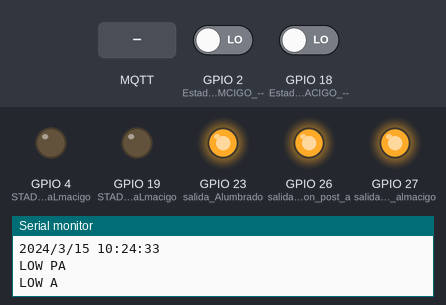
A sketch run on a simulated ESP32. On the bench: output pins drawn as LEDs (lit = HIGH), the last lines printed to the serial monitor. The test bench sets the inputs (shaded band); at power-on: GPIO 18 (Estado_POST_ALMACIGO_--) LOW, GPIO 2 (Estado_ALAMCIGO_--) LOW. WiFi joins after 1.5 s; servers stay silent unless stated; the local clock reads 2024-03-15 10:24:30 at power-on unless the sketch sets it; random numbers use the default seed unless the sketch sets one; no MQTT or app messages arrive unless stated.

Above: at 3.7 s.
3.8 s: GPIO 18 (Estado_POST_ALMACIGO_--) driven HIGH
At 5.4 s:
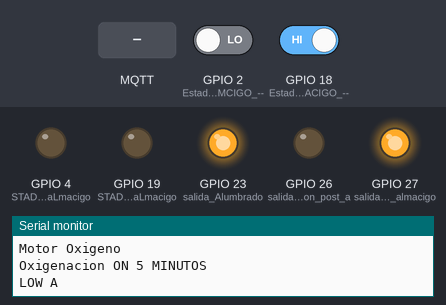
6.0 s: GPIO 2 (Estado_ALAMCIGO_--) driven HIGH
8.0 s: MQTT message "N" arrives on the first subscribed topic
10.0 s: MQTT message "F" arrives on the first subscribed topic
12.0 s: MQTT message "1" arrives on the first subscribed topic
Timing chart, 0 to 15.0 s (numbered marks = the images above; inputs shaded):
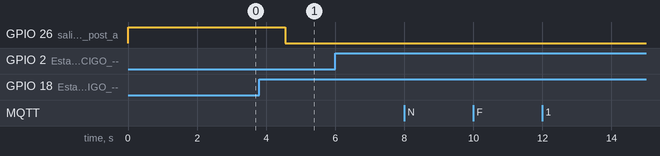

Measured:
- after the input at 3.8 s, GPIO 26 (salida_oxigenacion_post_a): HIGH → LOW after 0.76 s

The sketch:

modulo1_esp32.ino
```cpp
#include <WiFi.h>
#include <PubSubClient.h>
#include "RTClib.h"
/*
  Modulo 1
  RTC
  estado almacigo Auto (riego 2 seg - 6 12 18) - envio humedad suelo - cada 1 hora
  estado post almacigo Auto (oxigenacion 5 min 6 a 18)
  bomba almacigo
  bomba post almacigo
  alumbrado
*/
RTC_DS3231 rtc;

int contconexion = 0;

const char *ssid = "WLAN_LUZ";
const char *password = "Churucutitobb260520$";

char   SERVER[50]   = "192.168.10.14";
int    SERVERPORT   =  1883;

String USERNAME = "modulo1";

const char* usernameMqtt = "yon";
char   PASSWORD[50] = "mujer";  //mqtt mosquito en rpi

char PLACA[50];

char valueStr[15];

String strhralmacigo = "";

char HRALMACIGO[50];

char SALIDARIEGOALMACIGO[50];
char SALIDAOXIGENACIONPOSTALMACIGO[50];
char SALIDAALUMBRADO[50];

char ESTADOALMACIGO[50];
char ESTADOPOSTALMACIGO[50];

//-------------------Variable Horas para RTC-----------------------
int segundo;
int minuto;
int hora;

//-----------------Variable HUMEDAD--------------------------------------------------------
const int AirValue = 4095;   //   Value_1 => 1024 x 4 = 0 - 4095
const int WaterValue = 2240;  //  Value_2 => 592

//------------------------------------
WiFiClient espClient;
PubSubClient client(espClient);

//------------------------CALLBACK-----------------------------
void callback(char* topic, byte* payload, unsigned int length) {

  char PAYLOAD[5] = "    ";

  Serial.print("Mensaje Recibido: [");
  Serial.print(topic);
  Serial.print("] ");
  for (int i = 0; i < length; i++) {
    PAYLOAD[i] = (char)payload[i];
  }
  Serial.println(PAYLOAD);

  if (String(topic) ==  String(ESTADOPOSTALMACIGO)) {
    if (payload[1] == 'N'){
     digitalWrite(19, HIGH);      // GPIO 19
    }
    if (payload[1] == 'F'){
     digitalWrite(19, LOW);       //  GPIO 19
    }
  }

  if (String(topic) ==  String(ESTADOALMACIGO)) {
    if (payload[1] == 'N'){
        digitalWrite(4, HIGH);      //  - GPIO 4
    }
    if (payload[1] == 'F'){
      digitalWrite(4, LOW);       //  - GPIO 4
    }
  }

  if (String(topic) ==  String(SALIDARIEGOALMACIGO)) {
    if (payload[1] == 'N'){
     digitalWrite(27, LOW);      // GPIO 27 cambiar para rele HIGH -> LOW
    }
    if (payload[1] == 'F'){
     digitalWrite(27, HIGH);       //  GPIO 27 cambiar para rele LOW -> HIGH
    }
  }

  if (String(topic) ==  String(SALIDAOXIGENACIONPOSTALMACIGO)) {
    if (payload[1] == 'N'){
        digitalWrite(26, LOW);      // D6 - GPIO 26 cambiar para rele HIGH -> LOW
    }
    if (payload[1] == 'F'){
      digitalWrite(26, HIGH);       // D6 - GPIO 26  cambiar para rele LOW -> HIGH
    }
  }

  if (String(topic) ==  String(SALIDAALUMBRADO)) {
    if (payload[1] == 'N'){
        digitalWrite(23, LOW);      // D6 - GPIO 26 cambiar para rele HIGH -> LOW
    }
    if (payload[1] == 'F'){
      digitalWrite(23, HIGH);       // D6 - GPIO 26  cambiar para rele LOW -> HIGH
    }
  }
}

//------------------------RECONNECT-----------------------------
void reconnect() {
  uint8_t retries = 3;
  // Loop hasta que estamos conectados
  while (!client.connected()) {
    Serial.print("Intentando conexion MQTT...");
    // Crea un ID de cliente al azar
    String clientId = "ESP32Client-";
    clientId += String(random(0xffff), HEX);
    // Attempt to connect
    USERNAME.toCharArray(PLACA, 50);

    if (client.connect("", usernameMqtt, PASSWORD)) {

      Serial.println("conectado");
      client.subscribe(SALIDARIEGOALMACIGO);
      client.subscribe(SALIDAOXIGENACIONPOSTALMACIGO);
      client.subscribe(SALIDAALUMBRADO);

      client.subscribe(ESTADOALMACIGO);
      client.subscribe(ESTADOPOSTALMACIGO);

    } else {
      Serial.print("fallo, rc=");
      Serial.print(client.state());
      Serial.println(" intenta nuevamente en 5 segundos");
      // espera 5 segundos antes de reintentar
      delay(5000);
    }
    retries--;
    if (retries == 0) {
      // esperar a que el WDT watchdog  lo reinicie
      while (1);
    }
  }
}

//------------------------SETUP-----------------------------
void setup() {

  pinMode(23, OUTPUT);  //  salida Alumbrado
  digitalWrite(23, HIGH);   //   cambiar para rele LOW -> HIGH

  pinMode(27, OUTPUT);  //  salida riego almacigo
  digitalWrite(27, HIGH);   //   cambiar para rele LOW -> HIGH

  pinMode(26, OUTPUT);   //  salida oxigenacion post a.
  digitalWrite(26, HIGH);      //      cambiar para rele LOW -> HIGH

  //------------DEFINIR ESTADOS-----------------
  pinMode(19, OUTPUT);   //  STADO Post aLmacigo. -
  digitalWrite(19, LOW);

  pinMode(4, OUTPUT);   //  STADO  aLmacigo. -
  digitalWrite(4, LOW);

  pinMode(18, INPUT);               // Estado POST ALMACIGO --> definir PIN
  pinMode(2, INPUT);               // Estado ALAMCIGO --> definir PIN
  //------------------------------------------

  // Entradas
     //pinMode(14, INPUT);    // D5 - GPIO 14

  // Inicia Serial
  Serial.begin(115200);
  Serial.println("");
  // Inicia RTC
   rtc.begin();
   //rtc.adjust(DateTime(__DATE__,__TIME__)); // ok correcto ACtivar al primera subida y desactivar a la segunda subida

  // Conexión WIFI
  WiFi.begin(ssid, password);
  while (WiFi.status() != WL_CONNECTED and contconexion <50) { //Cuenta hasta 50 si no se puede conectar lo cancela
    ++contconexion;
    delay(500);
    Serial.print(".");
  }
  if (contconexion < 50) {
      //para usar con ip fija
      IPAddress ip(192,168,10,156);
      IPAddress gateway(192,168,10,1);
      IPAddress subnet(255,255,255,0);
      WiFi.config(ip, gateway, subnet);

      Serial.println("");
      Serial.println("WiFi conectado");
      Serial.println(WiFi.localIP());
  }
  else {
      Serial.println("");
      Serial.println("Error de conexion");
  }
  //fin conexion

  client.setServer(SERVER, SERVERPORT);
  client.setCallback(callback);// el que resive el mensaje

//Copia los caracteres de la cadena al búfer proporcionado TEMPERATURA QUE LLEVA ESOS DATOS DE STRING
 //enviando

    String hralmacigo = "/" + USERNAME + "/" + "almacigo" + "/" + "sensorSeedlingHumidity" ;
    hralmacigo.toCharArray(HRALMACIGO, 50);

//recibiendo
    String riegoAlmacigo = "/" + USERNAME + "/" + "almacigo" + "/" + "actuadorBombaAlmacigo" ;
    riegoAlmacigo.toCharArray(SALIDARIEGOALMACIGO, 50);

    String oxigenacionPostAlmacigo = "/" + USERNAME + "/" + "post-almacigo" + "/" + "actuadorBombaPostAlmacigo" ;
    oxigenacionPostAlmacigo.toCharArray(SALIDAOXIGENACIONPOSTALMACIGO, 50);

    String alumbradoModulo = "/" + USERNAME + "/" + "nft" + "/" + "actuadorAlumbrado" ;
    alumbradoModulo.toCharArray(SALIDAALUMBRADO, 50);

  //----estados
    String estadoAlmacigo = "/" + USERNAME + "/" + "almacigo" + "/" + "estadoAlmacigo" ;
    estadoAlmacigo.toCharArray(ESTADOALMACIGO, 50);

    String estadoPostAlmacigo = "/" + USERNAME + "/" + "post-almacigo" + "/" + "estadoPostAlmacigo" ;
    estadoPostAlmacigo.toCharArray(ESTADOPOSTALMACIGO, 50);

  delay(1000); // DE 200 A 1000 CAMBIADO
}

//--------------------------LOOP--------------------------------
void loop() {
    DateTime now = rtc.now();

    // Trabajar con la variable hora y minuto
    hora = now.hour();
    minuto = now.minute();
    segundo = now.second();

    Serial.print(now.year(), DEC);
    Serial.print('/');
    Serial.print(now.month(), DEC);
    Serial.print('/');
    Serial.print(now.day(), DEC);
    Serial.print(" ");

    Serial.print(hora);
    Serial.print(':');
    Serial.print(minuto);
    Serial.print(':');
    Serial.print(segundo);
    Serial.println(" ");
  //-----------------------

  if (!client.connected()) { // si el cliente no conecta.
    reconnect();
  }
  client.loop();

//---------estado------post almacigo---------------------
  int valorpa = 0;
  valorpa = estado_postalmacigo();  /* obtenemos valor de 0 o 1*/

  if(valorpa == LOW){
  }
  else{
        if(valorpa == HIGH){
            horario_oxigenacion();
          }
  }
//------estado--------- almacigo------------------
  int valora = 0;
  valora = estado_almacigo();  /* obtenemos valor de 0 o 1*/

  if(valora == LOW){
  }
  else{
        if(valora == HIGH){
          horario_riego();

          if (( hora < 25 ) && minuto == 0 && segundo == 0){

          int valueHr = analogRead(33);
          int valuePorcentajeHr = map(valueHr, AirValue, WaterValue, 0, 100);

          strhralmacigo = String(valuePorcentajeHr); //1 decimal
          strhralmacigo.toCharArray(valueStr, 15);
          Serial.println("Enviando: [" +  String(HRALMACIGO) + "] " + strhralmacigo);
          client.publish(HRALMACIGO, valueStr);

          }else
          {
            /* code */
            // Serial.println("No eviar ");
          }
        }

  }

  delay(1000); // 200 / 5 repeticiones dentro de 1 segundo
}

int estado_postalmacigo(){
  if ( digitalRead(18) == HIGH)
  {
    Serial.println("HIGH  PA"); // Lee valor G18
    return 1;
  }else
  {
    Serial.println("LOW PA");
    return 0;
  }
}

int estado_almacigo(){
  if ( digitalRead(2) == HIGH)
  {
    Serial.println("HIGH A"); // Lee valor G2
    return 1;
  }else
  {
    Serial.println("LOW A");
    return 0;
  }
}

void horario_oxigenacion(){

  Serial.println("Motor Oxigeno");

  if (hora >= 6 && hora <= 18) // oxigeno 6-18
  {
      if ((minuto >= 0 && minuto <= 5) || (minuto >= 20 && minuto <= 25) || (minuto >= 40 && minuto <= 45) )
      {
        //prendigo de oxigenacion 1-5
        /* prendido de oxigenacion 20-25*/
        /* prendimos oxigeno 40 -45 */
        digitalWrite(26, LOW);             //cambiar para rele  HIGH  -> LOW
        Serial.println("Oxigenacion ON 5 MINUTOS");

      } else
      {
        /* apago de oxigeno */
        digitalWrite(26, HIGH);      //cambiar para rele  LOW -> HIGH
        Serial.println("Oxigenacion OFF minutos");
      }

  }else
  {
    /* apago de oxigeno */
    digitalWrite(26, HIGH);          //cambiar para rele  LOW  -> HIGH
    Serial.println("Oxigenacion OFF horas");
  }


}
////////////////////Condicional del Horario 2  //////////////////////////////////
void horario_riego(){

   Serial.println("Motor Riego");

  if (hora == 6 || hora == 12 || hora == 18) // oxigeno 6-12-18
  {
      if ( minuto == 0 && segundo >= 0 && segundo <= 3)
      {
        //prendigo de riego 0-3 REgulamos segun el motor que se tenga
        digitalWrite(27, LOW);     //cambiar para rele  HIGH  -> LOW
        Serial.println("Reigo ON 0-3");
      }else
      {
        /* apago de Reigo */
        digitalWrite(27, HIGH);     //cambiar para rele  LOW -> HIGH
        Serial.println("Reigo OFF segundos");
      }

  }else
  {
    /* apago de Reigo */
    digitalWrite(27, HIGH);       //cambiar para rele  LOW -> HIGH
    Serial.println("Reigo OFF horas");
  }
}
```
